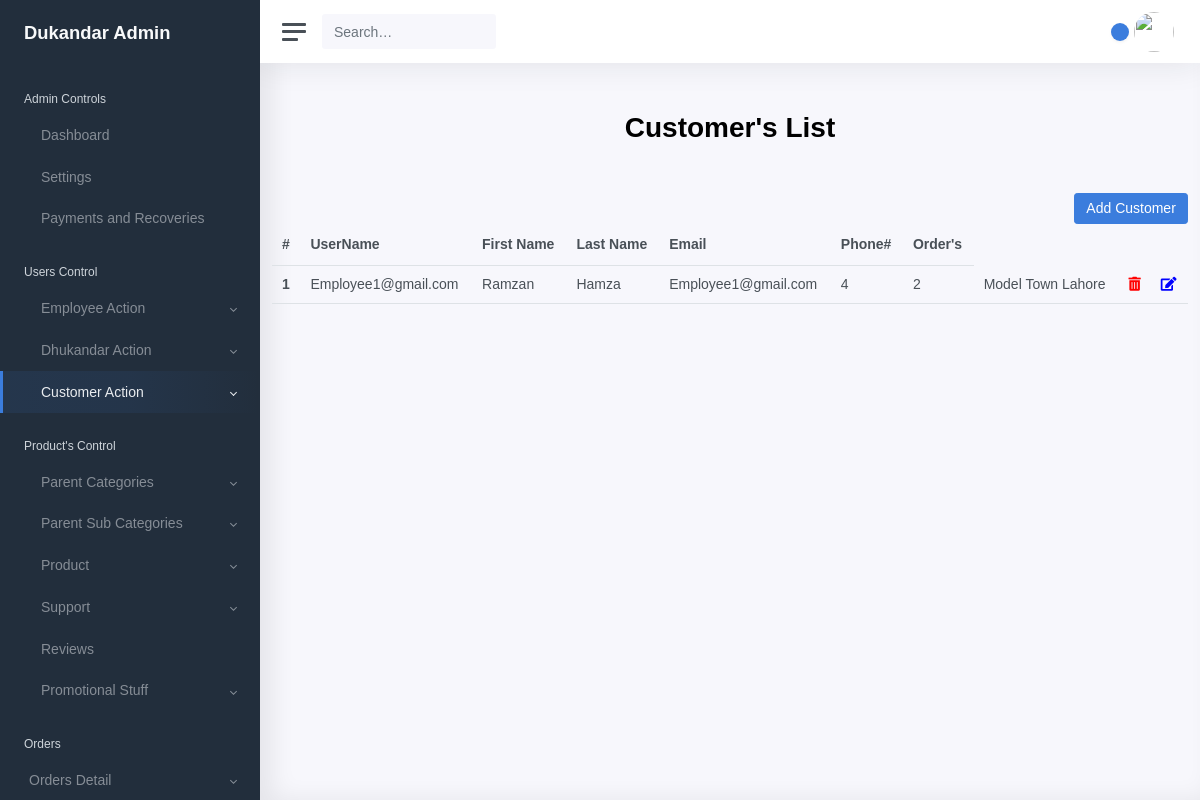
The page /customer/List (signed in) on the database its author committed.
### shopkeeper/models/models.py (models this page shows, shortened)
class Employee(models.Model):
    user = models.OneToOneField(User, related_name='user', on_delete=models.CASCADE, null=False)
    target_assign = models.CharField(max_length=10, null=True)
    target_achieved = models.CharField(max_length=10, null=True)
    area_designated = models.CharField(max_length=250, null=True, blank=True)
    phone_no = models.CharField(max_length=20, null=True)
    description = models.TextField(null=True)
    is_active = models.BooleanField(default=True)
    created_at = models.DateTimeField(auto_now_add=True)
    updated_at = models.DateTimeField(auto_now=True)
    class Meta:
        ordering = ['created_at']

class User(AbstractUser):
    address = models.CharField(max_length=250, null=True)
    user_type = models.CharField(max_length=16,
                                 choices=USER_CHOICES,
                                 default="CUSTOMER")
    block = models.BooleanField(default=False)
    is_active = models.BooleanField(default=True)
    created_at = models.DateTimeField(auto_now_add=True)
    updated_at = models.DateTimeField(auto_now=True)

### shopkeeper/views.py (the view)
# urls.py: path('customer/List', EmployeeListView.as_view(), name='employee_List'),
class EmployeeListView(ListView):
    paginate_by = 100
    template_name = 'shopkeeper/customer/list.html'
    def get_queryset(self):
        object_list = Employee.objects.all()
        return object_list

### shopkeeper/templates/shopkeeper/customer/list.html (shortened to what this page needs)
{% extends 'shopkeeper/base/base.html' %}
{% load static %}
{% block content %}
<div class="container">
        <h1 class="text-center mt-5 mb-5 font-weight-bold">Customer's List</h1>
        <div class="row">
          <div class="col-12">
            <a type="submit" href="{% url 'customer_setup' %}" class="btn btn-primary float-right" name="employee">Add
             Customer</a>
            <table class="table" id="customerTable">
                <thead class="thead-dark">
                  <tr>
                    <th scope="col">#</th>
                    <th scope="col">UserName</th>
                    <th scope="col">First Name</th>
                    <th scope="col">Last Name</th>
                    <th scope="col">Email</th>
                    <th scope="col">Phone#</th>
                    <th scope="col">Order's</th>
                  </tr>
                </thead>
                <tbody>
                    {% for customer in employee_list%}
                  <tr>
                    <th scope="row">{{forloop.counter}}</th>
                    <td>{{customer.user.username}}</td>
                    <td>{{customer.user.first_name}}</td>
                    <td>{{customer.user.last_name}}</td>
                    <td>{{customer.user.email}}</td>
                    <td>{{customer.target_assign}}</td>
                    <td>{{customer.target_achieved}}</td>
                    <td>{{customer.area_designated}}</td>
                    <td>
                        <a href="{% url 'customer_update' customer.id %}" class="mr-3" data-toggle="tooltip" title="Hooray!"> <i class="fas fa-trash-alt"  style="color:red;"></i></a>
                        <a href="{% url 'customer_update'  customer.id %}">  <i class="fas fa-edit" style="color:blue;"></i></a>
                    </td>
                  </tr>
                  {% endfor %}
                </tbody>
              </table>
          </div>
        </div>
      </div>
{% endblock %}

### shopkeeper/templates/shopkeeper/base/base.html (style rules this page uses)
* { font-family: Arial, Helvetica, sans-serif; }

### rows shown on the page
Employee: user.username "Employee1@gmail.com", user.first_name "Ramzan", user.last_name "Hamza", user.email "Employee1@gmail.com", target_assign "4", target_achieved "2", area_designated "Model Town Lahore"
